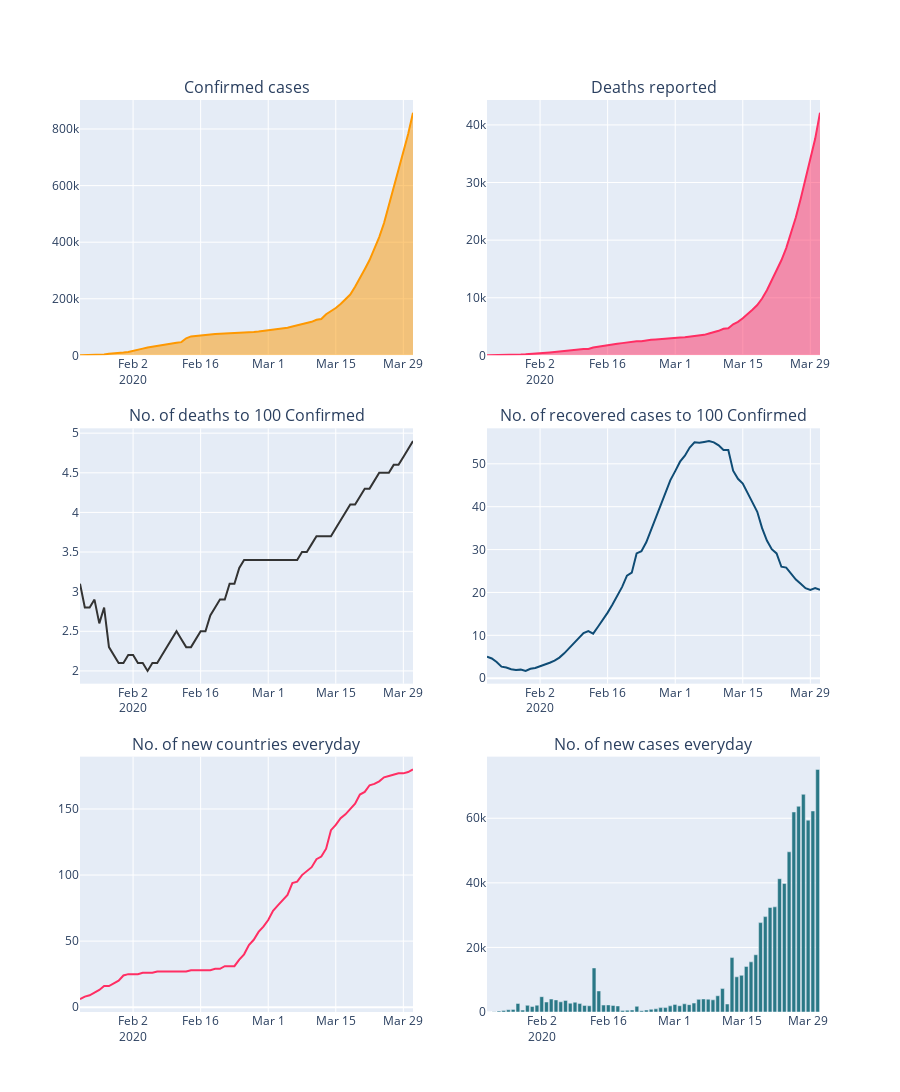

Notebook code for this chart:
### Code cell
fig = make_subplots(rows=3, cols=2, shared_xaxes=False, vertical_spacing=0.08, horizontal_spacing=0.1,
                    subplot_titles=('Confirmed cases', 'Deaths reported', 
                                    'No. of deaths to 100 Confirmed', 'No. of recovered cases to 100 Confirmed', 
                                    'No. of new countries everyday', 'No. of new cases everyday'))

fig.add_trace(fig_1['data'][0], row=1, col=1)
fig.add_trace(fig_2['data'][0], row=1, col=2)
fig.add_trace(fig_3['data'][0], row=2, col=1)
fig.add_trace(fig_4['data'][0], row=2, col=2)
fig.add_trace(fig_5['data'][0], row=3, col=1)
fig.add_trace(fig_6['data'][0], row=3, col=2)

fig.update_layout(height=1200)
